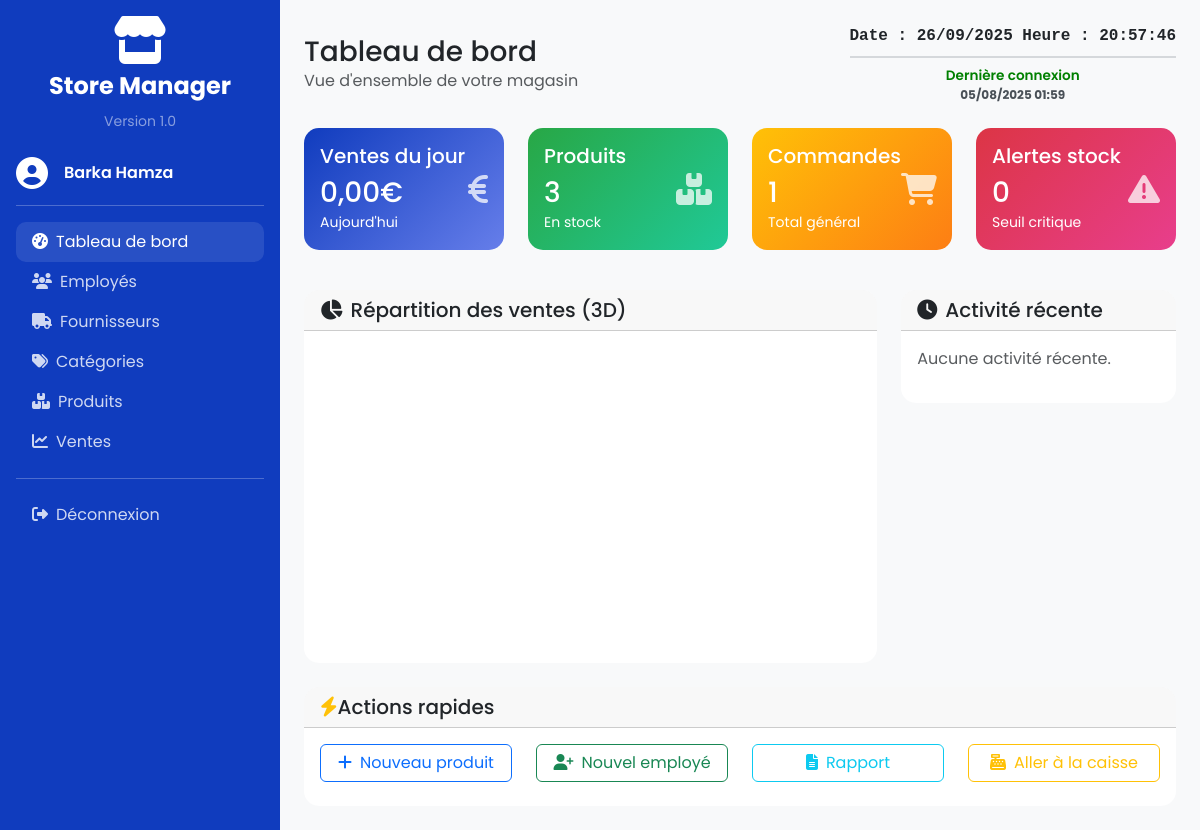
Page /core/dashboard/ (signed in) on the earlier database version.
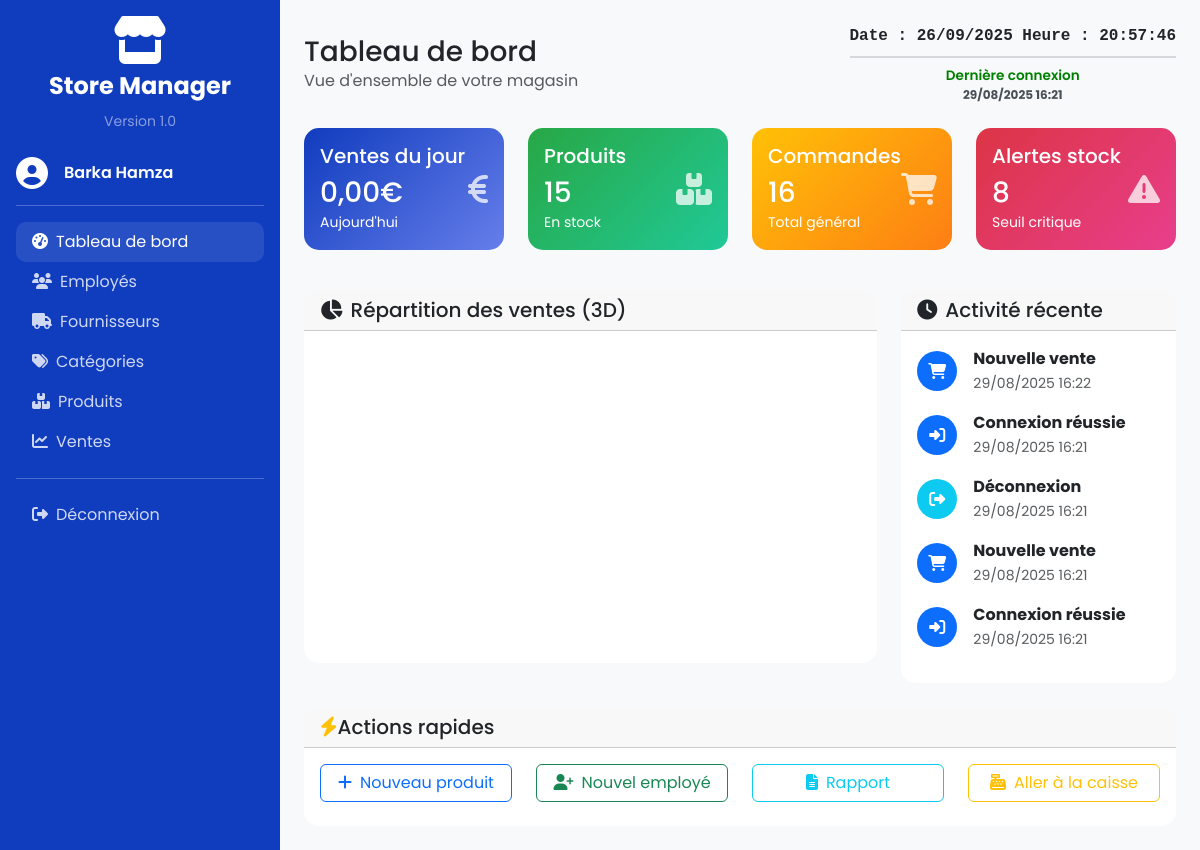
Same page on the later database version.
### apps/accounts/models.py (models this page shows, shortened)
class User(AbstractUser):
    class Role(models.TextChoices):
        ADMIN = "ADMIN", "Administrateur"
        CASHIER = "CASHIER", "Caissier"
    role = models.CharField(
        max_length=20,
        choices=Role.choices,
        default=Role.CASHIER,
        help_text="Rôle de l'utilisateur dans le système"
    )
    phone = models.CharField(
        max_length=20,
        blank=True,
        verbose_name="Téléphone"
    )
    address = models.TextField(
        blank=True,
        verbose_name="Adresse"
    )
    hire_date = models.DateField(
        null=True,
        blank=True,
        verbose_name="Date d'embauche"
    )
    email = models.EmailField(
        unique=True,
        help_text="Adresse email unique requise pour la récupération de mot de passe"
    )
    first_name = models.CharField(max_length=150, verbose_name="Prénom")
    last_name = models.CharField(max_length=150, verbose_name="Nom de famille")
    class Meta:
        verbose_name = "Utilisateur"
        verbose_name_plural = "Utilisateurs"
        ordering = ['-date_joined']
    def get_full_name(self):
        if self.first_name and self.last_name:
            return f"{self.first_name} {self.last_name}"
        return self.username
    description = models.TextField(
    blank=True,
    verbose_name="Description",
    help_text="Description détaillée du fournisseur"
)

class ActivityLog(models.Model):
    LEVEL_CHOICES = [
        ('primary', 'Information'),
        ('success', 'Succès'),
        ('warning', 'Avertissement'),
        ('danger',  'Erreur'),
    ]
    user      = models.ForeignKey(settings.AUTH_USER_MODEL, on_delete=models.CASCADE)
    verb      = models.CharField(max_length=255)
    timestamp = models.DateTimeField(auto_now_add=True)
    level     = models.CharField(max_length=10, choices=LEVEL_CHOICES, default='primary')
    icon      = models.CharField(max_length=50, default='info-circle')  # icône FontAwesome
    class Meta:
        ordering = ['-timestamp']

### apps/core/views.py (the view)
# urls.py: path('dashboard/', login_required(views.DashboardView.as_view()), name='dashboard'),
class DashboardView(LoginRequiredMixin, TemplateView):
    template_name = 'core/dashboard.html'
    def get_context_data(self, **kwargs):
        ctx = super().get_context_data(**kwargs)
        today = timezone.now().date()
        ctx['sales_today'] = (
            Sale.objects.filter(date__date=today)
            .aggregate(total=Sum('total_amount'))['total'] or 0
        )
        ctx['count_products'] = Product.objects.count()
        ctx['count_orders'] = Sale.objects.count()
        ctx['count_alerts'] = Product.objects.filter(
            stock_quantity__lte=3
        ).count()
        dates = []
        values = []
        for i in range(6, -1, -1):
            day = today - timezone.timedelta(days=i)
            dates.append(day.strftime('%d/%m'))
            total = (
                Sale.objects.filter(date__date=day)
                .aggregate(sum_amount=Sum('total_amount'))['sum_amount'] or 0
            )
            values.append(float(total))
        ctx['sales_dates'] = json.dumps(dates)
        ctx['sales_values'] = json.dumps(values)
        ctx['current_datetime'] = timezone.now()
        ctx['recent_activities'] = ActivityLog.objects.filter(
            user=self.request.user
        ).order_by('-timestamp')[:5]
        return ctx

### apps/core/templates/core/dashboard.html (shortened to what the changed rows need)
{% extends 'base.html' %}
{% block content %}
<div class="d-flex min-vh-100">
  <div class="sidebar" style="width: 280px;">
    <div class="p-3">
      <div class="mb-3">
        <div class="d-flex align-items-center text-white mb-2">
          <div>
            <div class="fw-semibold">{{ user.get_full_name|default:user.username }}</div>
          </div>
        </div>
      </div>
    </div>
  </div>
  <div class="flex-grow-1 p-4" style="background: #f8f9fa;">
    <div class="d-flex justify-content-between align-items-center mb-4">
      <div>
        <h1 class="h3 mb-0">Tableau de bord</h1>
      </div>
      <div class="text-end" style="min-width:200px;">
        <div id="live-clock" class="strong-clock">
          Date : {{ current_datetime|date:"d/m/Y" }}   Heure : {{ current_datetime|date:"H:i" }}:<span id="seconds">{{ current_datetime|date:"s" }}</span>
        </div>
        <hr class="clock-separator">
        <small class="small-clock d-block text-center">Dernière connexion</small>
        <strong id="last-login" class="d-block text-center">{{ user.last_login|date:"d/m/Y H:i" }}</strong>
      </div>
    </div>
    <div class="row mb-4">
      <div class="col-md-3 mb-3">
        <div class="card text-white" style="background: linear-gradient(135deg,#28a745,#20c997);">
          <div class="card-body d-flex justify-content-between align-items-center">
            <div>
              <h5 class="card-title">Produits</h5>
              <h3 class="mb-0">{{ count_products }}</h3>
              <small>En stock</small>
            </div>
          </div>
        </div>
      </div>
      <div class="col-md-3 mb-3">
        <div class="card text-white" style="background: linear-gradient(135deg,#ffc107,#fd7e14);">
          <div class="card-body d-flex justify-content-between align-items-center">
            <div>
              <h5 class="card-title">Commandes</h5>
              <h3 class="mb-0">{{ count_orders }}</h3>
              <small>Total général</small>
            </div>
          </div>
        </div>
      </div>
      <div class="col-md-3 mb-3">
        <div class="card text-white" style="background: linear-gradient(135deg,#dc3545,#e83e8c);">
          <div class="card-body d-flex justify-content-between align-items-center">
            <div>
              <h5 class="card-title">Alertes stock</h5>
              <h3 class="mb-0">{{ count_alerts }}</h3>
              <small>Seuil critique</small>
            </div>
          </div>
        </div>
      </div>
    </div>
    <div class="row mb-4">
      <div class="col-md-4">
        <div class="card">
          <div class="card-body">
            {% if recent_activities %}
              {% for act in recent_activities %}
                <div class="d-flex align-items-center mb-3">
                  <div class="bg-{{ act.level }} rounded-circle d-flex align-items-center justify-content-center me-3" style="width:40px;height:40px;">
                    <i class="fas fa-{{ act.icon }} text-white"></i>
                  </div>
                  <div>
                    <strong>{{ act.verb }}</strong><br>
                    <small class="text-muted">{{ act.timestamp|date:"d/m/Y H:i" }}</small>
                  </div>
                </div>
              {% endfor %}
            {% else %}
              <p class="text-muted">Aucune activité récente.</p>
            {% endif %}
          </div>
        </div>
      </div>
    </div>
  </div>
</div>
{% endblock %}

Differences in the rows shown:
changed User "Barka Hamza": last_login "05/08/2025 01:59" → "29/08/2025 16:21"
added ActivityLog: verb "Nouvelle vente", timestamp "29/08/2025 16:22"
added ActivityLog: verb "Connexion réussie", timestamp "29/08/2025 16:21"
added ActivityLog: verb "Déconnexion", timestamp "29/08/2025 16:21", level "info" (drawn)
added ActivityLog: verb "Nouvelle vente", timestamp "29/08/2025 16:21"
added ActivityLog: verb "Connexion réussie", timestamp "29/08/2025 16:21"
Other differences:
{{ count_products }}: "3" → "15"
{{ count_orders }}: "1" → "16"
{{ count_alerts }}: "0" → "8"
text no longer shown: "Aucune activité récente."
